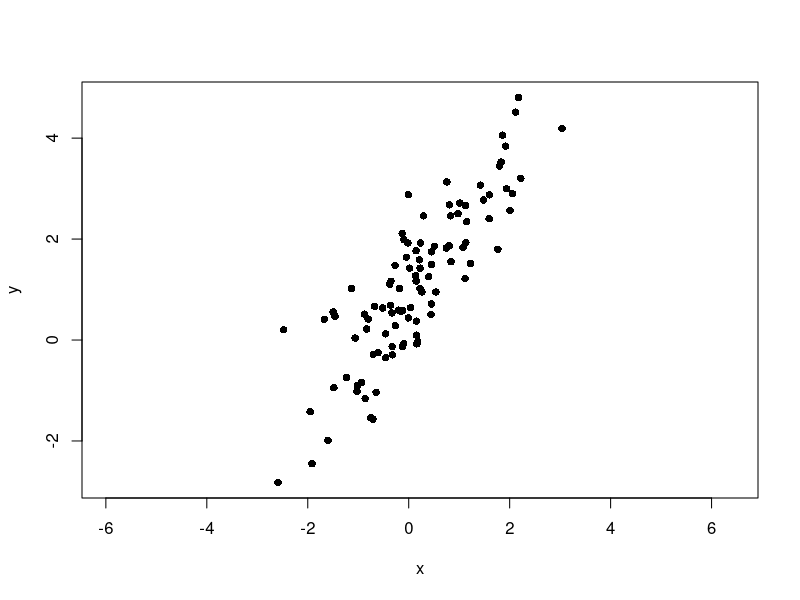
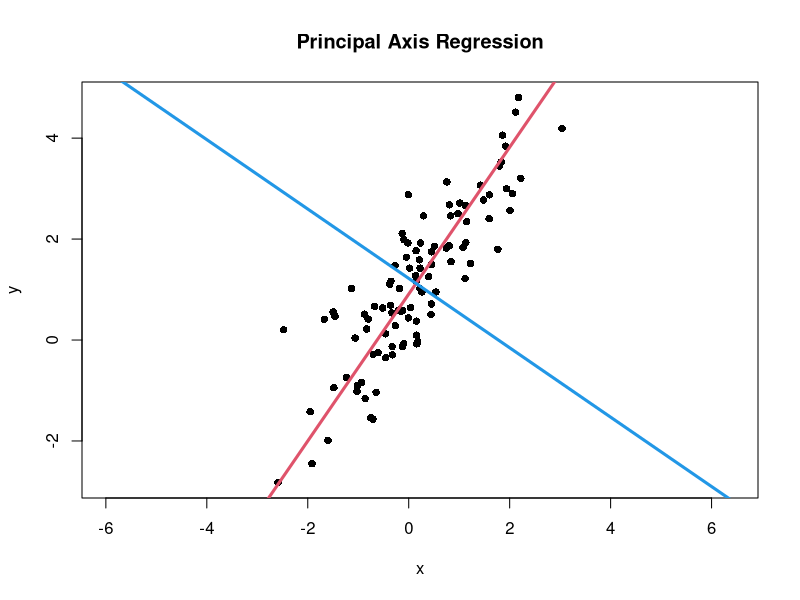
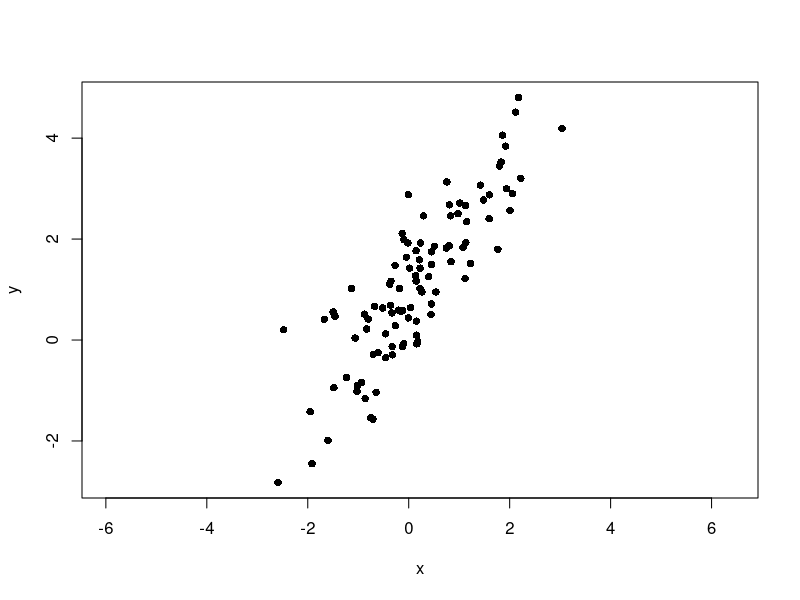
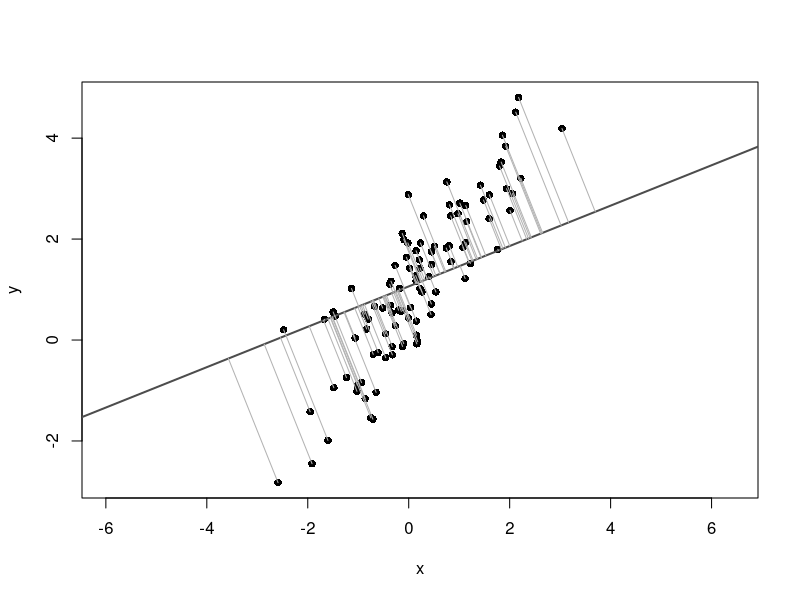
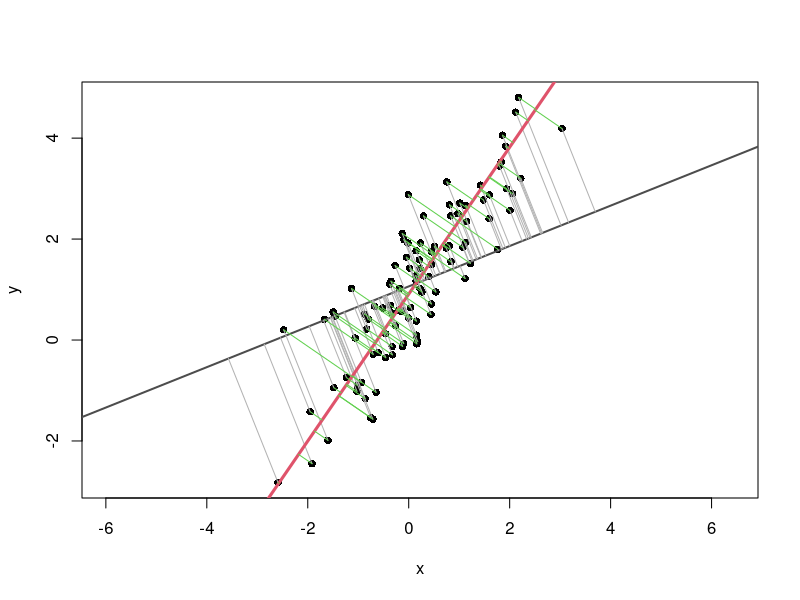
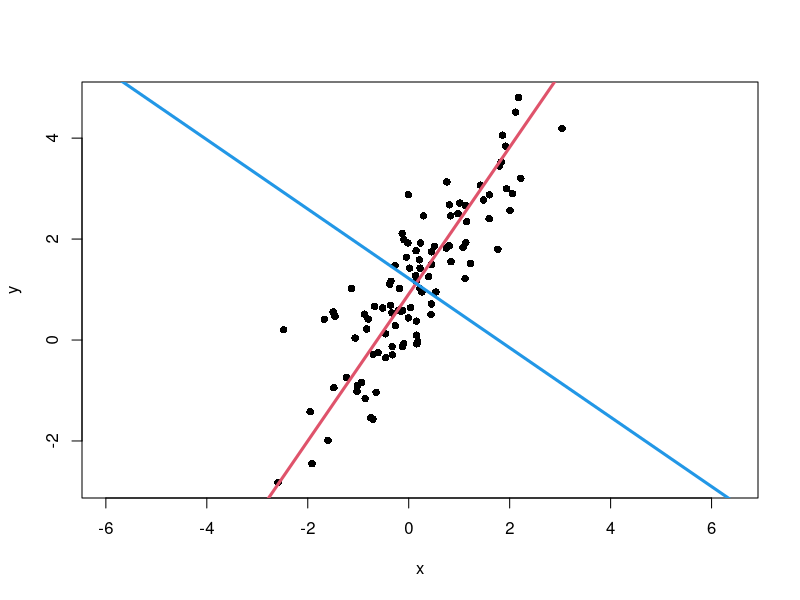

Generate these figures, in order, with R:
## ---- chunk 1
set.seed(123)
n <- 100
beta <- 1.5
alpha <- 1

# 主軸方向のスコア
t <- rnorm(n, mean = 0, sd = 2)

# 主軸に直交するノイズ
e <- rnorm(n, mean = 0, sd = 0.5)

# 主軸方向ベクトルと直交方向ベクトル
v1 <- c(1, beta) / sqrt(1 + beta^2)
v2 <- c(-beta, 1) / sqrt(1 + beta^2)

x <- t * v1[1] + e * v2[1]
y <- alpha + t * v1[2] + e * v2[2]

plot(x, y, asp = 1, pch = 16)
## ---- chunk 2
cov_matrix <- cov(cbind(x, y))
cov_matrix
## ---- chunk 3
eigen_result <- eigen(cov_matrix, symmetric = TRUE)
eigen_result
## ---- chunk 4
eigen_values <- eigen_result$values
eigen_vectors <- eigen_result$vectors

print(paste("第1主軸の固有値:", eigen_values[1]))
print(paste("第2主軸の固有値:", eigen_values[2]))
print(paste(
  "第1主軸の固有ベクトル: (",
  eigen_vectors[1, 1],
  ", ",
  eigen_vectors[2, 1],
  ")",
  sep = ""
))
print(paste(
  "第2主軸の固有ベクトル: (",
  eigen_vectors[1, 2],
  ", ",
  eigen_vectors[2, 2],
  ")",
  sep = ""
))
## ---- chunk 5
# 第1主軸と第2主軸の傾き
major_axis_slope <- eigen_vectors[2, 1] / eigen_vectors[1, 1]
minor_axis_slope <- eigen_vectors[2, 2] / eigen_vectors[1, 2]

# データの中心を通るように切片を計算
major_axis_intercept <- mean(y) - major_axis_slope * mean(x)
minor_axis_intercept <- mean(y) - minor_axis_slope * mean(x)

# データポイントと主要な変動方向をプロット
plot(x, y, asp = 1, pch = 16, main = "Principal Axis Regression")

# 第1主軸の線を追加
abline(
  a = major_axis_intercept,
  b = major_axis_slope,
  col = 2,
  lwd = 3
)

# 第2主軸の線を追加
abline(
  a = minor_axis_intercept,
  b = minor_axis_slope,
  col = 4,
  lwd = 3
)
## ---- chunk 6
set.seed(123)
n <- 100
beta <- 1.5
alpha <- 1
t <- rnorm(n, mean = 0, sd = 2)
e <- rnorm(n, mean = 0, sd = 0.5)
v1 <- c(1, beta) / sqrt(1 + beta^2)
v2 <- c(-beta, 1) / sqrt(1 + beta^2)
x <- t * v1[1] + e * v2[1]
y <- alpha + t * v1[2] + e * v2[2]
plot(x, y, asp = 1, pch = 16)
## ---- chunk 7
# 共分散行列と固有ベクトル
S <- cov(cbind(x, y))
eg <- eigen(S, symmetric = TRUE)

# 第1主軸の方向
u1 <- eg$vectors[, 1]
if (u1[1] < 0) {
  u1 <- -u1
}
## ---- chunk 8
# データの中心
center <- c(mean(x), mean(y))

u0 <- c(1, 0.4) # 適当な方向のベクトル
u0 <- u0 / sqrt(sum(u0^2)) # 正規化して単位ベクトルにする

# 直線からの距離を計算する関数
get_foot_points <- function(x, y, u, center) {
  X <- cbind(x - center[1], y - center[2])
  score <- as.vector(X %*% u) # 各点のスコアを計算
  foot_centered <- outer(score, u) # スコアに基づいて足の位置を計算
  foot <- sweep(foot_centered, 2, center, "+") # 中心を足す
  foot
}

# 各点から直線への距離を計算
foot0 <- get_foot_points(x, y, u0, center)
foot1 <- get_foot_points(x, y, u1, center)
## ---- chunk 9
plot(x, y, asp = 1, pch = 16, xlab = "x", ylab = "y")
abline(
  a = center[2] - (u0[2] / u0[1]) * center[1],
  b = u0[2] / u0[1],
  col = "gray30",
  lwd = 2
)
segments(x, y, foot0[, 1], foot0[, 2], col = "gray70")
## ---- chunk 10
plot(x, y, asp = 1, pch = 16, xlab = "x", ylab = "y")
# 適当な方向の線と距離
abline(
  a = center[2] - (u0[2] / u0[1]) * center[1],
  b = u0[2] / u0[1],
  col = "gray30",
  lwd = 2
)
segments(x, y, foot0[, 1], foot0[, 2], col = "gray70")

# 第1主軸の線と距離
abline(
  a = center[2] - (u1[2] / u1[1]) * center[1],
  b = u1[2] / u1[1],
  col = 2,
  lwd = 3
)
segments(x, y, foot1[, 1], foot1[, 2], col = 3)
## ---- chunk 11
# 適当な方向に対する、直線からの距離の二乗和
sum(sqrt(rowSums((cbind(x, y) - foot0)^2)))
# 第1主軸の方向に対する、直線からの距離の二乗和
sum(sqrt(rowSums((cbind(x, y) - foot1)^2)))
## ---- chunk 12
u2 <- eigen_vectors[, 2]
if (u2[1] < 0) {
  u2 <- -u2
}

plot(x, y, asp = 1, pch = 16, xlab = "x", ylab = "y")
# 第1主軸の線
abline(
  a = center[2] - (u1[2] / u1[1]) * center[1],
  b = u1[2] / u1[1],
  col = 2,
  lwd = 3
)
# 第2主軸の線
abline(
  a = center[2] - (u2[2] / u2[1]) * center[1],
  b = u2[2] / u2[1],
  col = 4,
  lwd = 3
)
